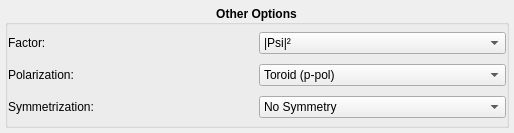
<?xml version="1.0" encoding="UTF-8"?>
<ui version="4.0">
 <class>lmfitother</class>
 <widget class="QWidget" name="lmfitother">
  <property name="geometry">
   <rect>
    <x>0</x>
    <y>0</y>
    <width>514</width>
    <height>133</height>
   </rect>
  </property>
  <property name="windowTitle">
   <string>Form</string>
  </property>
  <layout class="QHBoxLayout" name="horizontalLayout">
   <property name="leftMargin">
    <number>5</number>
   </property>
   <property name="topMargin">
    <number>5</number>
   </property>
   <property name="rightMargin">
    <number>5</number>
   </property>
   <property name="bottomMargin">
    <number>5</number>
   </property>
   <item>
    <widget class="QGroupBox" name="group_box">
     <property name="font">
      <font>
       <weight>75</weight>
       <bold>true</bold>
      </font>
     </property>
     <property name="title">
      <string>Other Options</string>
     </property>
     <property name="alignment">
      <set>Qt::AlignCenter</set>
     </property>
     <layout class="QGridLayout" name="gridLayout">
      <property name="leftMargin">
       <number>0</number>
      </property>
      <property name="topMargin">
       <number>0</number>
      </property>
      <property name="rightMargin">
       <number>0</number>
      </property>
      <property name="bottomMargin">
       <number>0</number>
      </property>
      <property name="spacing">
       <number>3</number>
      </property>
      <item row="2" column="1">
       <widget class="QComboBox" name="symmetrize_combobox">
        <property name="sizePolicy">
         <sizepolicy hsizetype="Preferred" vsizetype="Fixed">
          <horstretch>0</horstretch>
          <verstretch>0</verstretch>
         </sizepolicy>
        </property>
        <property name="font">
         <font>
          <weight>50</weight>
          <bold>false</bold>
         </font>
        </property>
        <property name="currentIndex">
         <number>0</number>
        </property>
        <property name="maxVisibleItems">
         <number>7</number>
        </property>
        <property name="maxCount">
         <number>7</number>
        </property>
        <item>
         <property name="text">
          <string>No Symmetry</string>
         </property>
        </item>
        <item>
         <property name="text">
          <string>2-Fold</string>
         </property>
        </item>
        <item>
         <property name="text">
          <string>2-Fold + Mirror</string>
         </property>
        </item>
        <item>
         <property name="text">
          <string>3-Fold</string>
         </property>
        </item>
        <item>
         <property name="text">
          <string>3-Fold + Mirror</string>
         </property>
        </item>
        <item>
         <property name="text">
          <string>4-Fold</string>
         </property>
        </item>
        <item>
         <property name="text">
          <string>4-Fold + Mirror</string>
         </property>
        </item>
       </widget>
      </item>
      <item row="1" column="0">
       <widget class="QLabel" name="polarization_label">
        <property name="font">
         <font>
          <weight>50</weight>
          <bold>false</bold>
         </font>
        </property>
        <property name="text">
         <string>Polarization:</string>
        </property>
       </widget>
      </item>
      <item row="2" column="0">
       <widget class="QLabel" name="symmetrize_label">
        <property name="font">
         <font>
          <weight>50</weight>
          <bold>false</bold>
         </font>
        </property>
        <property name="text">
         <string>Symmetrization:</string>
        </property>
       </widget>
      </item>
      <item row="0" column="1">
       <widget class="QComboBox" name="ak_combobox">
        <property name="enabled">
         <bool>true</bool>
        </property>
        <property name="sizePolicy">
         <sizepolicy hsizetype="Preferred" vsizetype="Fixed">
          <horstretch>0</horstretch>
          <verstretch>0</verstretch>
         </sizepolicy>
        </property>
        <property name="font">
         <font>
          <weight>50</weight>
          <bold>false</bold>
         </font>
        </property>
        <property name="toolTip">
         <string>|Psi|^2 used to be 'no |A.k|^2'
|A.k|^2 displays only the polarisation factor
|A.k|^2 x |Psi|^2 displays for all other cases.
</string>
        </property>
        <property name="currentText">
         <string>|Psi|²</string>
        </property>
        <property name="currentIndex">
         <number>0</number>
        </property>
        <property name="maxVisibleItems">
         <number>3</number>
        </property>
        <property name="maxCount">
         <number>3</number>
        </property>
        <item>
         <property name="text">
          <string>|Psi|²</string>
         </property>
        </item>
        <item>
         <property name="text">
          <string>|A.k|²</string>
         </property>
        </item>
        <item>
         <property name="text">
          <string>|A.k|² x |Psi|² </string>
         </property>
        </item>
       </widget>
      </item>
      <item row="1" column="1">
       <widget class="QComboBox" name="polarization_combobox">
        <property name="sizePolicy">
         <sizepolicy hsizetype="Preferred" vsizetype="Fixed">
          <horstretch>0</horstretch>
          <verstretch>0</verstretch>
         </sizepolicy>
        </property>
        <property name="font">
         <font>
          <weight>50</weight>
          <bold>false</bold>
         </font>
        </property>
        <property name="toolTip">
         <string>Choose one type of polarization.</string>
        </property>
        <property name="currentIndex">
         <number>0</number>
        </property>
        <item>
         <property name="text">
          <string>Toroid (p-pol)</string>
         </property>
        </item>
        <item>
         <property name="text">
          <string>NANO-ESCA: p-pol</string>
         </property>
        </item>
        <item>
         <property name="text">
          <string>NANO-ESCA: s-pol</string>
         </property>
        </item>
        <item>
         <property name="text">
          <string>NANO-ESCA: circ+</string>
         </property>
        </item>
        <item>
         <property name="text">
          <string>NANO-ESCA: circ-</string>
         </property>
        </item>
        <item>
         <property name="text">
          <string>CDAD</string>
         </property>
        </item>
       </widget>
      </item>
      <item row="0" column="0">
       <widget class="QLabel" name="ak_label">
        <property name="enabled">
         <bool>true</bool>
        </property>
        <property name="font">
         <font>
          <weight>50</weight>
          <bold>false</bold>
         </font>
        </property>
        <property name="toolTip">
         <string>Ψ</string>
        </property>
        <property name="text">
         <string>Factor:</string>
        </property>
       </widget>
      </item>
     </layout>
    </widget>
   </item>
  </layout>
 </widget>
 <resources/>
 <connections/>
</ui>
